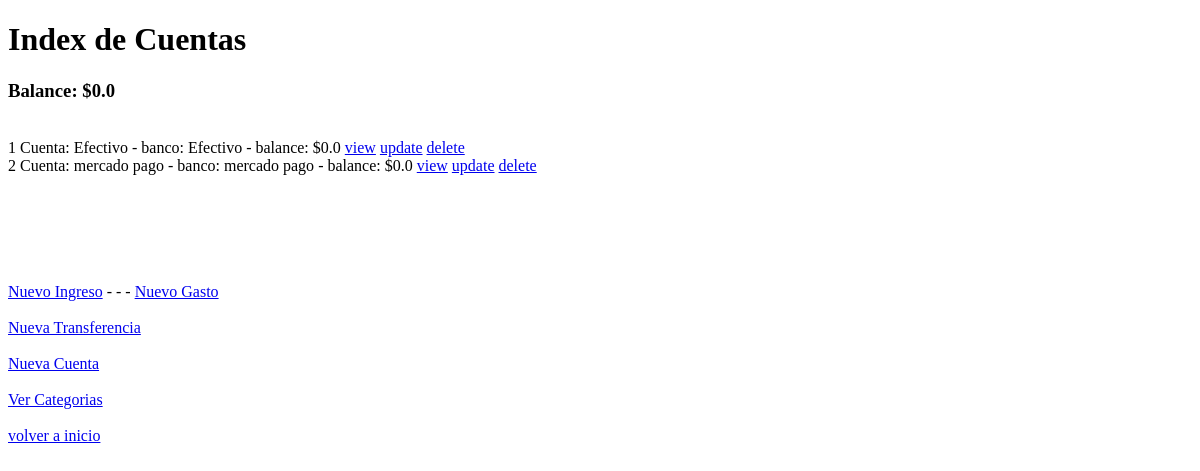
Before: /accounts/home/ (signed in) with the older database file.
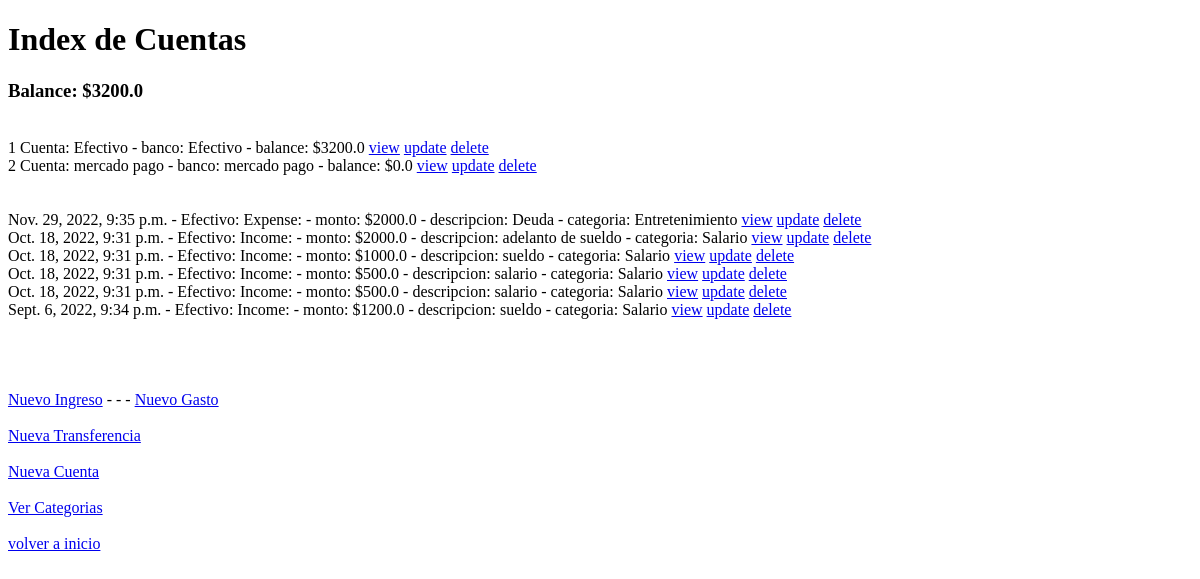
After: the same page with the newer database file.
### accounts/models.py (models this page shows)
class Account(models.Model):
    id = HashidAutoField(primary_key=True)
    name = models.CharField(max_length=70)
    description = models.CharField(max_length=200)
    bank = models.CharField(max_length= 70)
    balance = models.FloatField(default=0)
    created_at = models.DateField(auto_now_add=True)
    user = models.ForeignKey(User, on_delete=models.CASCADE)

class Operation_ac(models.Model):
    id = HashidAutoField(primary_key=True)
    description = models.CharField(max_length=200)
    type = models.CharField(max_length=70)
    category = models.ForeignKey(Category,on_delete=models.SET_NULL, null=True)
    amount = models.FloatField(default=0)
    date = models.DateTimeField(default= django.utils.timezone.now)
    account = models.ForeignKey(Account, on_delete=models.CASCADE)
    transfer_id = models.IntegerField(default=0)

### categories/models.py (models this page shows)
class Category(models.Model):
    id = HashidAutoField(primary_key=True)
    name = models.CharField(max_length=150)
    user = models.ForeignKey(User, on_delete=models.CASCADE)
    type = models.CharField(max_length=15)

### accounts/views.py (the view)
# urls.py: path('home/', views.index, name='index'),
@login_required
def index(request):
    accounts_list = Account.objects.filter(user=request.user)
    operations_list = Operation_ac.objects.filter(account__in=accounts_list).order_by('-date')
    general_balance = get_general_balance(accounts_list)
    request = reset_messages(request)
    return render(request, 'accounts/index.html',{
        'accounts_list':accounts_list,
        'operations_list': operations_list,
        'general_balance': general_balance,
    })

### accounts/views.py (called while the page is built, shortened)
def reset_messages(request):
    try :
        aux = request.session['message_shown']
    except KeyError:
        request.session['message_shown'] = False
        request.session['error_message'] = ''
        request.session['success_message'] = ''

def get_general_balance(accounts_list):
    balance = 0
    for account in accounts_list:
        balance += account.balance
    return balance

### accounts/templates/accounts/index.html (shortened to what this page needs)
<!DOCTYPE html>
<html lang="en">
<head>
</head>
<body>
    <h1>Index de Cuentas</h1>
    <h3>Balance: ${{general_balance}}</h3><br>
    {% for account in accounts_list %}
    {{account.pk}} Cuenta: {{account.name}} - banco: {{account.bank}} - balance: ${{account.balance}}
    <a href="{% url 'accounts:account_detail'  account.id %}">view</a>
    <a href="{% url 'accounts:update_account'  account.id %}">update</a>
    <a href="{% url 'accounts:delete_account'  account.id %}">delete</a>
         <br>
    {% endfor %}
    <br><br>
    {% for operation in operations_list %}
    {{operation.date}} - {{operation.account.name}}: {{operation.type}}: - monto: ${{operation.amount}} - descripcion: {{operation.description}} - categoria: {{operation.category.name}}
    <a href="{% url 'accounts:operation_detail'  operation.id %}">view</a>
    <a href="{% url 'accounts:update_operation'  operation.id %}">update</a>
    <a href="{% url 'accounts:confirm_operation_delete'  operation.id %}">delete</a>
    <br>
    {% endfor %}
    {{request.session.success_message}} <br>
    {{request.session.error_message}} <br>
    <br><br>
    <a href="{% url 'accounts:new_operation_income'  %}">Nuevo Ingreso</a> - - -
    <a href="{% url 'accounts:new_operation_expense'  %}">Nuevo Gasto</a> <br><br>
    <a href="{% url 'accounts:new_operation_transfer'  %}">Nueva Transferencia</a><br><br>
    <a href="{% url 'accounts:create_account'  %}">Nueva Cuenta</a><br><br>
    <a href="{% url 'categories:user_categories'  %}">Ver Categorias</a><br><br>
    <a href="{% url 'main:index' %}">volver a inicio</a>
</body>
</html>

Changed rows visible on the page:
changed Account "Efectivo": balance "0.0" → "3200.0"
added Operation_ac: date "Nov. 29, 2022, 9:35 p.m.", account.name "Efectivo", type "Expense", amount "2000.0", description "Deuda", category.name "Entretenimiento"
added Operation_ac: date "Oct. 18, 2022, 9:31 p.m.", account.name "Efectivo", type "Income", amount "2000.0", description "adelanto de sueldo", category.name "Salario"
added Operation_ac: date "Oct. 18, 2022, 9:31 p.m.", account.name "Efectivo", type "Income", amount "1000.0", description "sueldo", category.name "Salario"
added Operation_ac: date "Oct. 18, 2022, 9:31 p.m.", account.name "Efectivo", type "Income", amount "500.0", description "salario", category.name "Salario"
added Operation_ac: date "Oct. 18, 2022, 9:31 p.m.", account.name "Efectivo", type "Income", amount "500.0", description "salario", category.name "Salario"
added Operation_ac: date "Sept. 6, 2022, 9:34 p.m.", account.name "Efectivo", type "Income", amount "1200.0", description "sueldo", category.name "Salario"
Other visible differences:
{{ general_balance }}: "0.0" → "3200.0"
